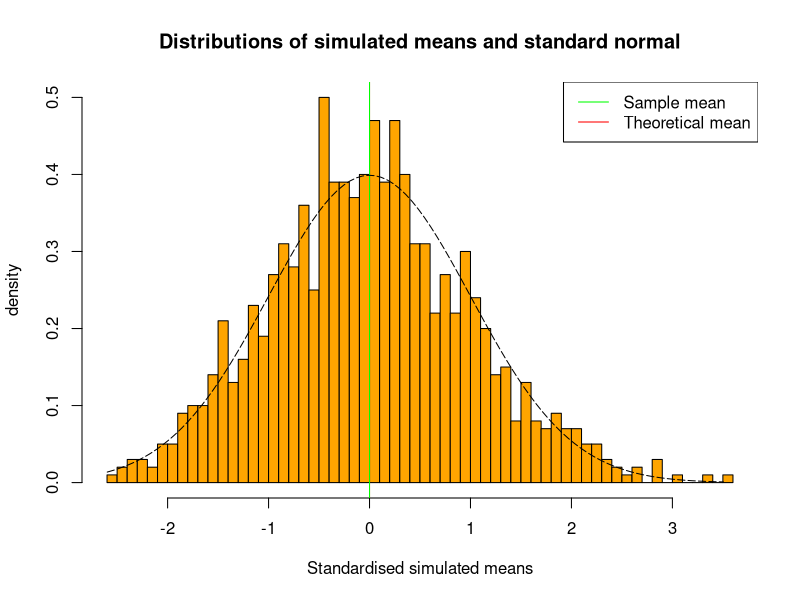

The R script that drew this image:
## ---- chunk 1
# simulating 1000 RVs where each one is obtained by averaging 40 exponential random variables
set.seed(24)
lambda <- 0.2 # rate of the exponential distribution
n <- 40 # number of iid RVs
ns <- 1000 # number of simulations
simulated_means <- numeric(ns)
for (i in 1:ns) {  simulated_means[i] = mean(rexp(n = n,rate = lambda))}
# Calculation of sample mean and theoretical mean
sample_mean <- mean(simulated_means);theoretical_mean <- 1/lambda;sample_sd <- sd(simulated_means)
sample_mean
theoretical_mean

## ---- chunk 2
simulated_std_means <- (simulated_means-sample_mean)/sample_sd
xfit <- seq(min(simulated_std_means), max(simulated_std_means), length=100)
yfit <- dnorm(xfit, mean=0, sd=1)
## ---- chunk 3
hist(simulated_std_means,breaks=50,prob=T,col="orange",xlab = "Standardised simulated means",main="Distributions of simulated means and standard normal",ylab="density");abline(v=0,col = "red",lty=1)
abline(v=mean(simulated_std_means),col = "green",lty=1);lines(xfit, yfit, pch=22, col="black", lty=5);legend("topright",legend = c("Sample mean","Theoretical mean"),col = c("green","red"), lty=1)
